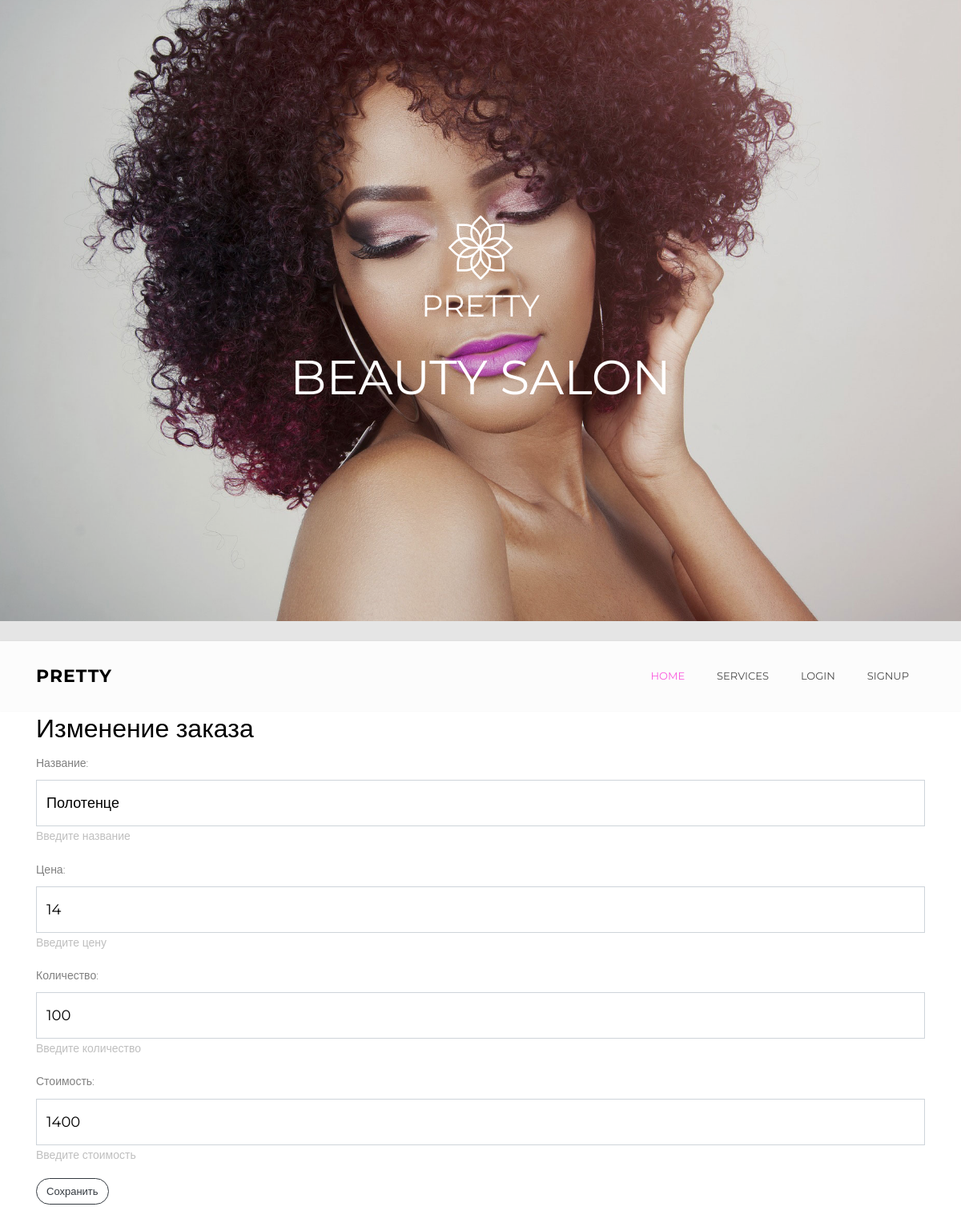
/edit_materials/1, run on the app's committed database.
### accounts/models.py (models this page shows, shortened)
class Materials(models.Model):
    name = models.CharField(max_length=50, unique=True, verbose_name='Название', help_text='Введите название')
    price = models.IntegerField(null=True, blank=True, verbose_name='Цена', help_text='Введите цену')
    quantity = models.IntegerField(null=True, blank=True, verbose_name='Количество', help_text='Введите количество')
    cost = models.IntegerField(null=True, blank=True, verbose_name='Стоимость', help_text='Введите стоимость', default=0)

### accounts/views.py (the view)
# urls.py: path('edit_materials/<int:pk>', views.EditMaterials.as_view(), name='edit_materials'),
class EditMaterials(UpdateView):
    model = Materials
    form_class = EditMaterialsForm
    template_name = 'edit_materials.html'
    success_url = reverse_lazy('materials')

### accounts/forms.py
class EditMaterialsForm(ModelForm):
    class Meta:
        model = Materials
        fields = '__all__'
        widgets = {
            'name': forms.TextInput(attrs={'class': 'form-control', 'placeholder': 'Введите название'}),
            'price': forms.NumberInput(attrs={'class': 'form-control', 'placeholder': 'Введите цену'}),
            'quantity': forms.NumberInput(attrs={'class': 'form-control', 'placeholder': 'Введите описание'}),
            'cost': forms.NumberInput(
                attrs={'class': 'form-control', 'placeholder': 'Введите описание', 'disabled': True}),
        }

### accounts/templates/edit_materials.html (shortened to what this page needs)
{% extends "navbar.html" %}
{% load static %}
{% block content %}
<div class="container" style="margin-bottom: 10%;">
    <h2>Изменение заказа</h2>
    <form method="post">
        {{ form.as_p }}
        <div class="btn-group">
            <button type="submit" class="btn-outline-dark btn" class="save btn btn-default" style="margin:0px;" >Сохранить</button>
        </div>
    </form>
</div>
{% endblock %}

### data on the page
Materials: name "Полотенце", price "14", quantity "100", cost "1400"
